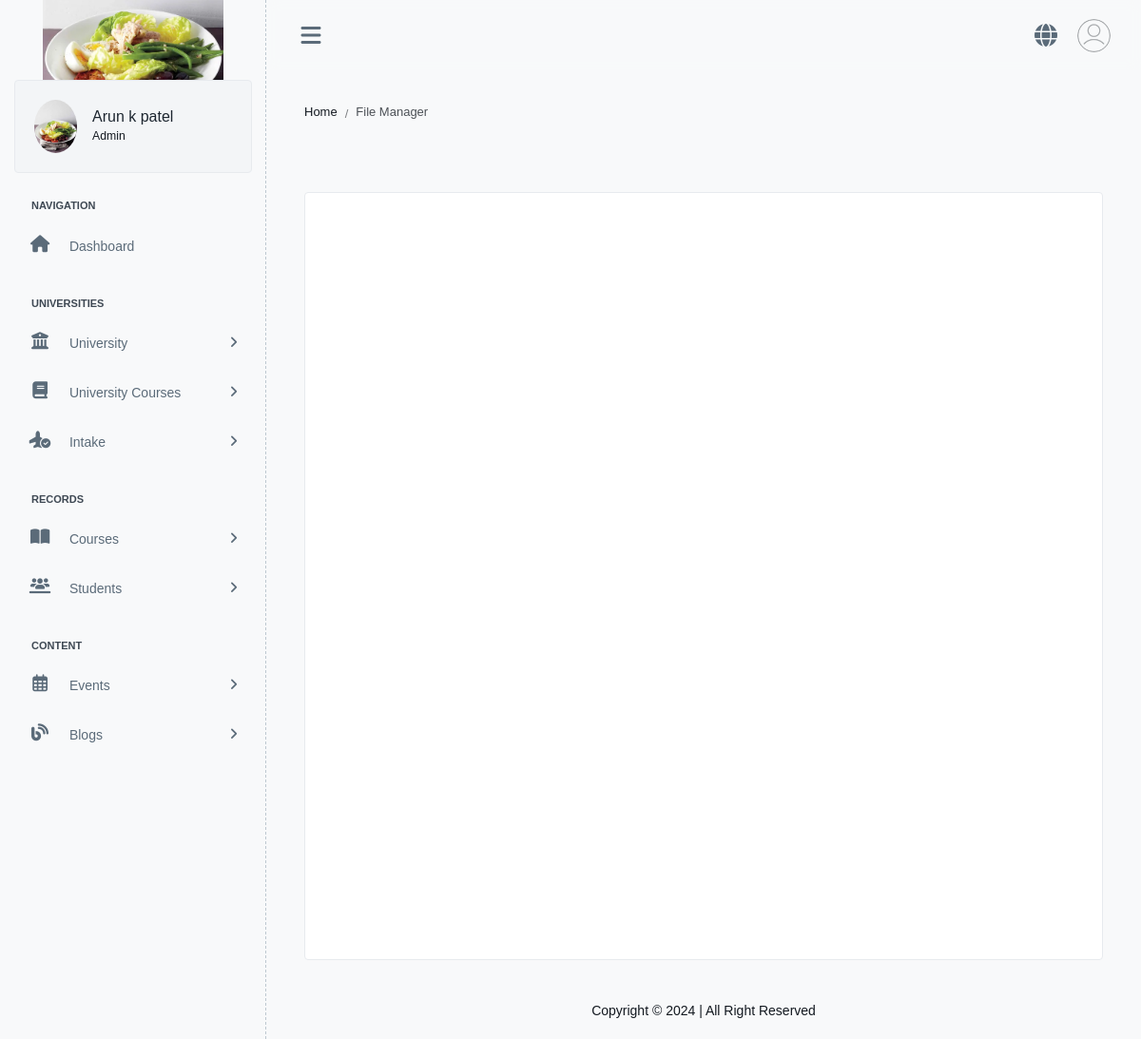
/filemanager/ (signed in), run on the app's committed database.
### dashboard/models.py (models this page shows, shortened)
class SiteSettings(models.Model):
    website_name = models.CharField(max_length=255)
    location = models.CharField(max_length=255)
    contact_email = models.EmailField()
    contact_number = models.CharField(max_length=13)
    website_fav = models.TextField(blank=True, null=True)
    website_logo = models.TextField(blank=True, null=True)
    website_baner = models.TextField(blank=True, null=True)

### userauth/models.py (models this page shows, shortened)
class User(AbstractUser):
    email = models.EmailField(unique=True)
    username = models.CharField(max_length=100)
    first_name = models.CharField(max_length=100)
    middle_name = models.CharField(max_length=100, blank=True, null=True)
    last_name = models.CharField(max_length=100)
    profile_image = models.TextField(blank=True, null=True)
    role = models.CharField(max_length=100, choices=ROLE_CHOICES, default="student")
    mobile_number = models.CharField(max_length=15, blank=True, null=True)
    USERNAME_FIELD = "email"
    REQUIRED_FIELDS = ['username']
    objects = UserManager()
    def get_full_name(self):
        full_name = self.full_name_raw()
        if full_name:
            return full_name
        else:
            return ""
    def full_name_raw(self):
        parts = [self.first_name or "", self.middle_name or "", self.last_name or ""]
        return " ".join(part for part in parts if part).strip()

### dashboard/views.py (the view)
# urls.py: path("filemanager/", FileManagerView.as_view(), name="filemanager"),
class FileManagerView(View):
    def get(self, request, *args, **kwargs):
        return render(request, 'dashboard/filemanager.html')

### dashboard/context_processor.py (called while the page is built, shortened)
def site_settings(request):
    settings = SiteSettings.objects.first()
    if settings:
        return {
            'website_name': settings.website_name,
            'location': settings.location,
            'website_fav': settings.website_fav,
            'website_logo': settings.website_logo,
            'contact_email': settings.contact_email,
            'contact_number': settings.contact_number,
        }

### templates/dashboard/filemanager.html (shortened to what this page needs)
{% extends "admin-base.html" %}
{% block beadcrumb %}File Manager{% endblock beadcrumb %}
{% block content %}
<div class="col-md-12">
    <div class="card">
        <div class="card-body p-0">
            <iframe src="{% url 'filehub:browser' %}" style="min-height:800px;" class="w-100 h-100" frameborder="0"></iframe>
        </div>
    </div>
</div>
{% endblock %}

### templates/admin-base.html (shortened to what this page needs)
{% load static %}
<!DOCTYPE html>
<html lang="en">
<head>
    <link rel="stylesheet" href="https://cdnjs.cloudflare.com/ajax/libs/fancybox/3.5.7/jquery.fancybox.min.css">
    <link rel="stylesheet" href="{% static 'modules/alert/style.css' %}">
    <link rel="stylesheet" href="https://cdn.jsdelivr.net/npm/select2@4.1.0-rc.0/dist/css/select2.min.css">
    <link rel="stylesheet" href="https://cdnjs.cloudflare.com/ajax/libs/font-awesome/6.5.1/css/all.min.css">
    <link rel="stylesheet" href="https://cdn.jsdelivr.net/npm/bootstrap@5.3.3/dist/css/bootstrap.min.css">
    <link rel="stylesheet" href="{% static 'modules/datetimepicker/css/bootstrap-datetimepicker.min.css' %}">
    <link rel="stylesheet" href="{% static 'assets/css/style.css' %}" id="main-style-link">
</head>
<body>
    <nav class="ps-sidebar">
        <div class="navbar-wrapper">
            <div class="m-header">
                <a href="" class="b-brand text-primary">
                    <img src="{{website_logo}}" class="img-fluid logo-lg opacity-100 h-full" alt="logo">
                </a>
            </div>
            <div class="navbar-content">
                <div class="card ps-user-card">
                    <div class="card-body">
                        <div class="d-flex align-items-center">
                            <div class="flex-shrink-0">
                                {% if request.user.profile_image %}
                                    <img src="{{ request.user.profile_image }}" alt="user-image"
                                        class="user-avatar wid-45 rounded-circle" />
                                {% else %}
                                    <img src="{% static 'assets/images/user.png' %}" alt="default-user-image"
                                        class="user-avatar wid-45 rounded-circle" />
                                {% endif %}
                            </div>
                            <div class="flex-grow-1 ms-3 me-2">
                                {% if request.user.is_authenticated %}
                                    <h6 class="mb-0">{{ request.user.get_full_name }}</h6>
                                    <small>{{ request.user.role|capfirst }}</small>
                                {% else %}
                                    <h6 class="mb-0">Anonymous User</h6>
                                    <small>Guest</small>
                                {% endif %}
                            </div>
                        </div>
                    </div>
                </div>
                <ul class="ps-navbar">
                    <li class="ps-item ps-caption">
                        <label>Navigation</label>
                    </li>
                    <li class="ps-item">
                        <a href="{% url 'dashboard:index' %}" class="ps-link">
                            <span class="ps-micon">
                                <i class="fa fa-home"></i>
                            </span>
                            <span class="ps-mtext">Dashboard</span>
                        </a>
                    </li>
                    <li class="ps-item ps-caption">
                        <label>Universities</label>
                    </li>
                    <li class="ps-item ps-hasmenu">
                        <a href="#!" class="ps-link active">
                            <span class="ps-micon">
                                <i class="fa-solid fa-building-columns"></i>
                            </span>
                            <span class="ps-mtext">University</span>
                            <span class="ps-arrow"><i class="fa fa-angle-right"></i></span>
                        </a>
                    </li>
                    <li class="ps-item ps-hasmenu">
                        <a href="#!" class="ps-link active">
                            <span class="ps-micon">
                                <i class="fa-solid fa-book"></i>
                            </span>
                            <span class="ps-mtext">University Courses</span>
                            <span class="ps-arrow"><i class="fa fa-angle-right"></i></span>
                        </a>
                    </li>
                    <li class="ps-item ps-hasmenu">
                        <a href="#!" class="ps-link active">
                            <span class="ps-micon">
                                <i class="fa-solid fa-plane-circle-check"></i>
                            </span>
                            <span class="ps-mtext">Intake</span>
                            <span class="ps-arrow"><i class="fa fa-angle-right"></i></span>
                        </a>
                    </li>
                    <li class="ps-item ps-caption">
                        <label>Records</label>
                    </li>
                    <li class="ps-item ps-hasmenu">
                        <a href="#!" class="ps-link active">
                            <span class="ps-micon">
                                <i class="fa-solid fa-book-open"></i>
                            </span>
                            <span class="ps-mtext">Courses</span>
                            <span class="ps-arrow"><i class="fa fa-angle-right"></i></span>
                        </a>
                    </li>
                    <li class="ps-item ps-hasmenu">
                        <a href="#!" class="ps-link active">
                            <span class="ps-micon">
                                <i class="fa-solid fa-users-line"></i>
                            </span>
                            <span class="ps-mtext">Students</span>
                            <span class="ps-arrow"><i class="fa fa-angle-right"></i></span>
                        </a>
                    </li>
                    <li class="ps-item ps-caption">
                        <label>Content</label>
                    </li>
                    <li class="ps-item ps-hasmenu">
                        <a href="#!" class="ps-link active">
                            <span class="ps-micon">
                                <i class="fa-regular fa-calendar-days"></i>
                            </span>
                            <span class="ps-mtext">Events</span>
                            <span class="ps-arrow"><i class="fa fa-angle-right"></i></span>
                        </a>
                    </li>
                    <li class="ps-item ps-hasmenu">
                        <a href="#!" class="ps-link active">
                            <span class="ps-micon">
                                <i class="fa-solid fa-blog"></i>
                            </span>
                            <span class="ps-mtext">Blogs</span>
                            <span class="ps-arrow"><i class="fa fa-angle-right"></i></span>
                        </a>
                    </li>
                </ul>
            </div>
        </div>
    </nav>
    <header class="ps-header">
        <div class="header-wrapper">
            <div class="me-auto ps-mob-drp">
                <ul class="list-unstyled">
                    <li class="ps-h-item ps-sidebar-collapse">
                        <a href="#" class="ps-head-link ms-0" id="sidebar-hide">
                            <i class="fa-solid fa-bars"></i>
                        </a>
                    </li>
                </ul>
            </div>
            <div class="ms-auto">
                <ul class="list-unstyled">
                    <li class="ps-h-item">
                        <a href="" class="ps-head-link me-0" target="_blank">
                            <i class="fa fa-globe"></i>
                        </a>
                    </li>
                    <li class="dropdown ps-h-item header-user-profile">
                        <a class="ps-head-link dropdown-toggle arrow-none me-0" data-bs-toggle="dropdown" href="#"
                            role="button" aria-haspopup="false" data-bs-auto-close="outside" aria-expanded="false">
                            <img src="{% static 'assets/images/user.png' %}" alt="user-image" class="user-avatar" />
                        </a>
                    </li>
                </ul>
            </div>
        </div>
    </header>
    <div class="ps-container">
        <div class="ps-content">
            <div class="page-header">
                <div class="page-block">
                    <div class="row align-items-center">
                        <div class="col-md-12">
                            {% block beadcumbfull %}
                            <ul class="breadcrumb">
                                <li class="breadcrumb-item"><a href="">Home</a></li>
                                <li class="breadcrumb-item" aria-current="page">{% block beadcrumb %}Dashboard{% endblock %}</li>
                            </ul>
                            {% endblock beadcumbfull %}
                        </div>
                        <div class="col-md-12">
                        </div>
                    </div>
                </div>
            </div>
            <div class="row dashboard">
                {% block content %}{% endblock content %}
            </div>
        </div>
    </div>
    <footer class="ps-footer">
        <div class="footer-wrapper container-fluid text-center">
            <div class="row">
                <div class="col my-1">
                    <p class="m-0">Copyright &copy; 2024 | All Right Reserved</p>
                </div>
            </div>
        </div>
    </footer>
</body>
</html>

### data on the page
SiteSettings: website_logo (picture)
User: user.profile_image (picture), user.get_full_name "Arun k patel", user.role "Admin"
